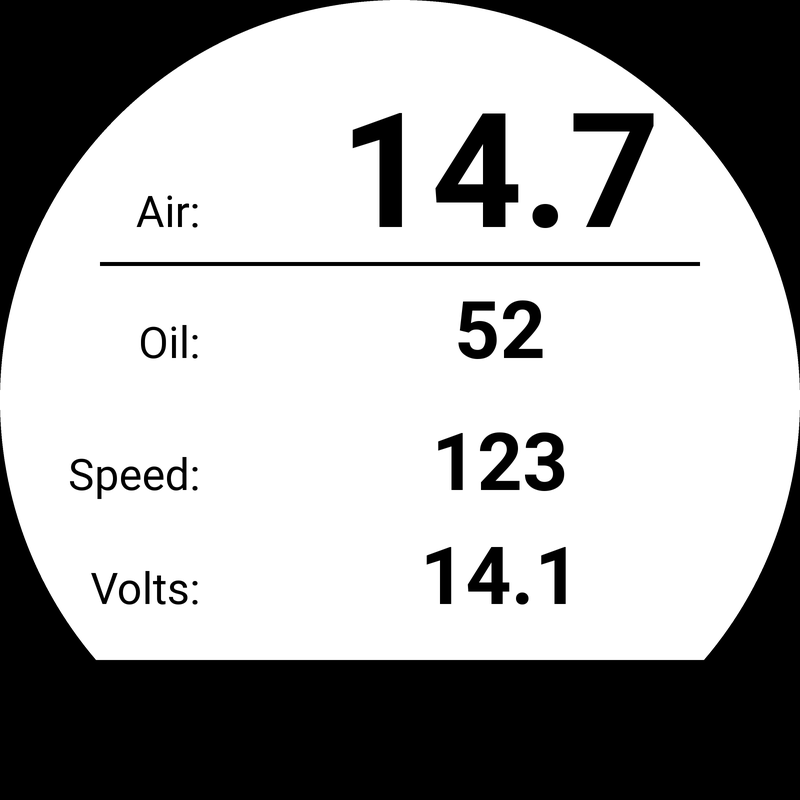
#> input picture art/preview/speedo_data_800_day.png, 800 x 800 px
$ python -i alert_flash_mock.py   (imports and definitions only)
#> lines starting #> are read from the running program, lines starting #| are printed output that depends on the picture; after the words box and inside, x2 and y2 are one past the last pixel; in counts of white or black regions, pixels touching at a corner belong together
#> `out=Image.new('RGB',(5*490-10,514),(30,30,30)); d=ImageDraw.Draw(out)`: out: PIL image 2440x514 RGB; every value is 30
"""Mock of the error flash (owner 2026-10-18; rev b: needles and ticks outlined). During the 'on' half of each 3 Hz
flash the gauge background turns ALERT_FLASH red, day or night, EXCEPT a black keep-out outline OUTLINE_PX wide around
every printed element (ticks, numerals, legends, readouts) and around the needle and hub, so red ticks, red needles
and night-orange print stay readable against the red.
Firmware equivalent: each gauge keeps a pre-rendered 'flash' copy of its static face (red background with the black
keep-out already baked in) and swaps it in on the red phase; the needle sprite is drawn with a black outline
(OUTLINE_PX) on that phase. Approximation here: foreground = any pixel brighter than the dark background (or darker
than the white day data-face background), dilated by OUTLINE_PX."""
import json, numpy as np, scipy.ndimage as nd
from PIL import Image, ImageDraw
RED=np.array([255,0,0],float); OUTLINE_PX=3
def window(size=480):
    a=np.asarray(Image.open('art/preview/speedo_data_800_day.png').convert('L').resize((size,size))); return nd.binary_fill_holes(a>200)
def disk(r):
    y,x=np.mgrid[-r:r+1,-r:r+1]; return x*x+y*y<=r*r
def flash(path,day_white_bg=False,size=480,win=False,hub=None,outline=True):
#> called with day_white_bg = False, size = 480, win = False, outline = True
    a=np.asarray(Image.open(path).convert('RGB').resize((size,size),Image.LANCZOS)).astype(float)
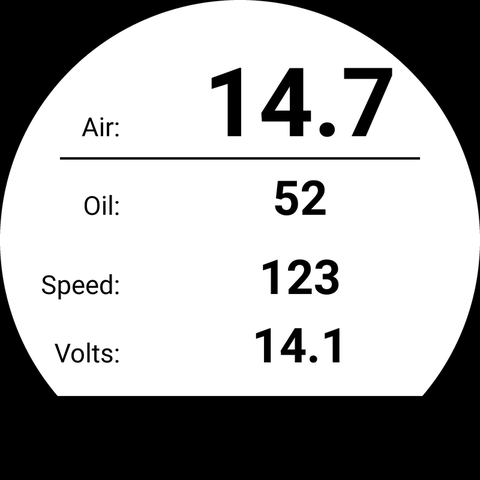
#> a: shape (480, 480, 3) float64; min 0, max 255, mean 166.4
    if day_white_bg: bg=np.clip((a.min(2)-190)/60,0,1); fg=a.min(2)<150
    else: bg=np.clip(1-a.max(2)/55,0,1); fg=a.max(2)>=55
#> after `bg = np.clip(1 - a.max(2) / 55, 0, 1)`:
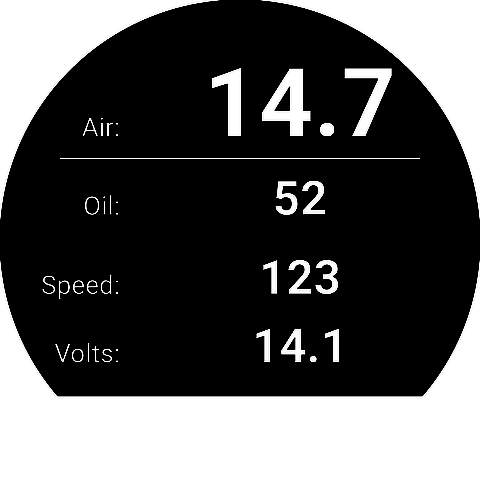
#> bg: shape (480, 480) float64; min 0, max 1, mean 0.336
#> after `fg = a.max(2) >= 55`:
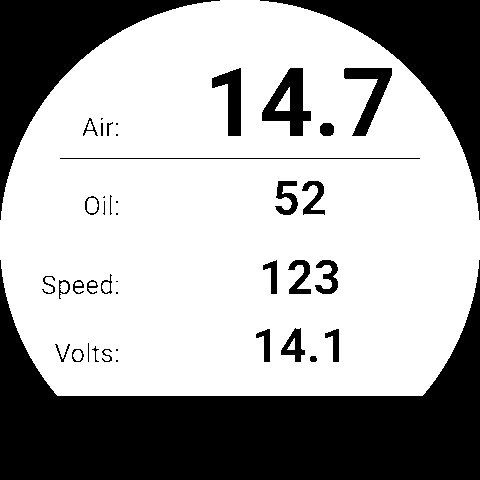
#> fg: shape (480, 480) bool; 66% white; 43 black regions (12 under 20 px), largest, box (x1, y1, x2, y2) and area: (0, 260, 480, 480) 45902, (0, 0, 220, 220) 12264, (260, 0, 480, 220) 12264
    if hub is not None:
        yy,xx=np.mgrid[:size,:size]; hm=np.hypot(xx-hub[0],yy-hub[1])<=hub[2]; fg|=hm; bg[hm]=0
    if outline: bg=bg*~nd.binary_dilation(fg,disk(OUTLINE_PX))
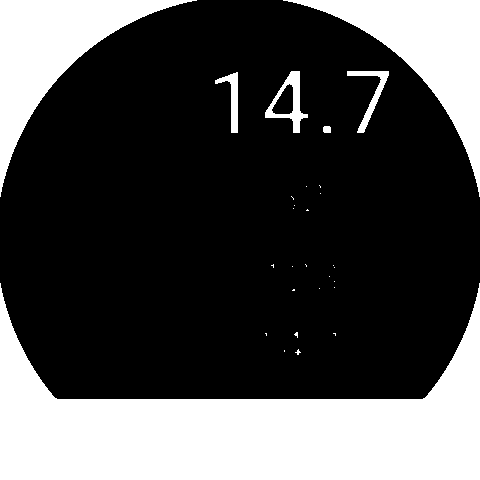
#> bg: shape (480, 480) float64; values 0 (black) and 1 (white), 29.9% white; 29 white regions (22 under 20 px), largest, box (x1, y1, x2, y2) and area: (0, 283, 480, 480) 44000, (0, 0, 197, 197) 11356, (283, 0, 480, 197) 11356
    if win: bg=bg*window(size)
    return Image.fromarray(np.clip(a*(1-bg[...,None])+RED*bg[...,None],0,255).astype(np.uint8))
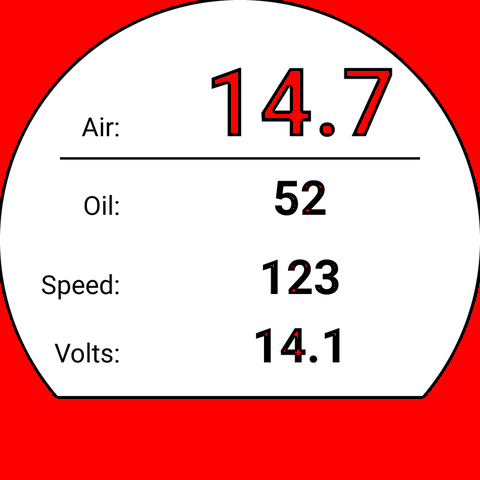
#> returned value: PIL image 480x480 RGB; mean R, G, B 242.5, 166.4, 166.4
# [1 line that did not run here, left out]
P='art/preview/'
# [5 lines that did not run here, left out]
out=Image.new('RGB',(5*490-10,514),(30,30,30)); d=ImageDraw.Draw(out)
# [2 lines not run here, left out]

>>> result = flash('../../art/preview/speedo_data_800_day.png')
